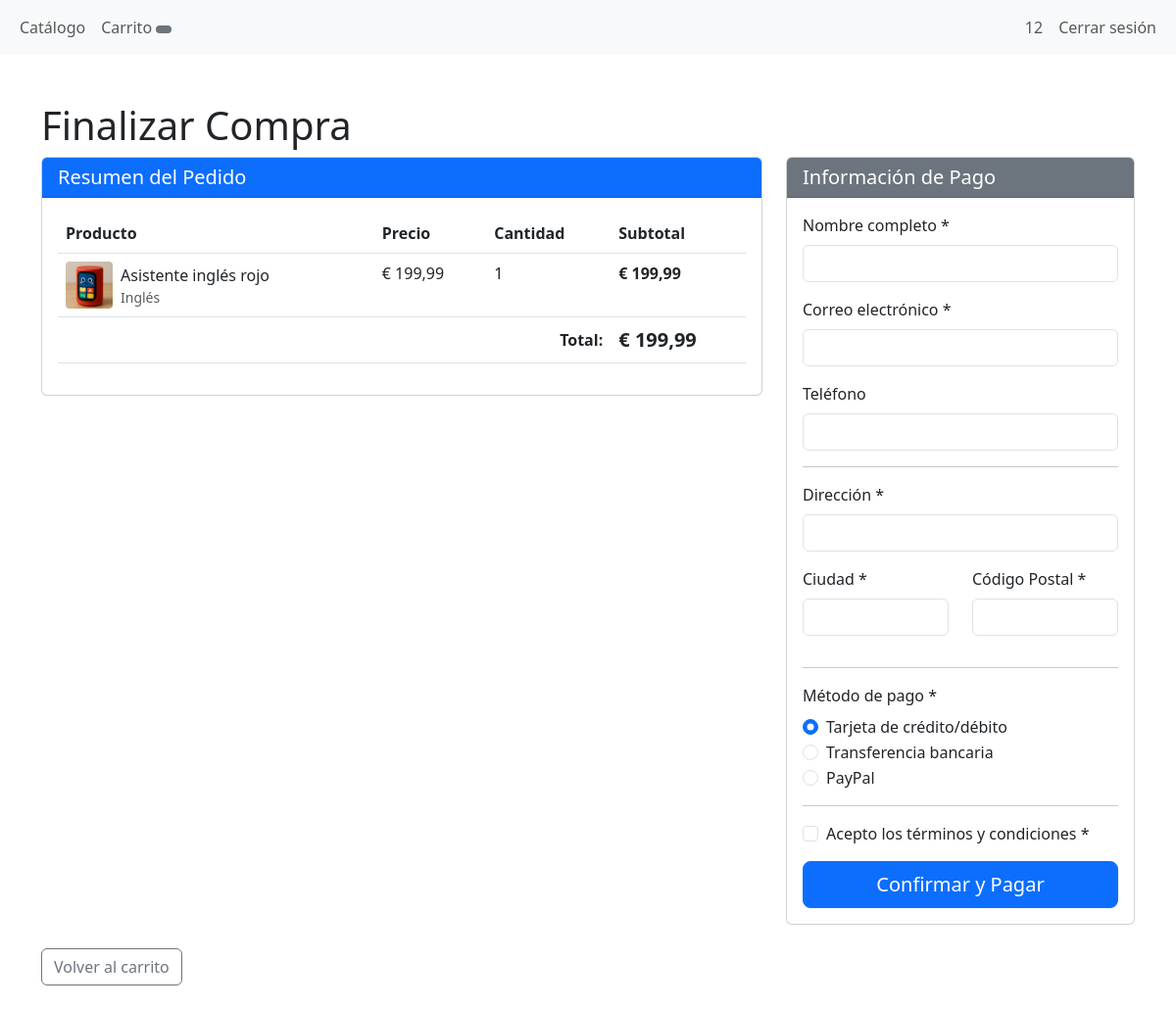
Page /checkout (signed in) on the committed database.
### tables this page shows
CREATE TABLE Items_Carrito (
            id_item INTEGER PRIMARY KEY AUTOINCREMENT,
            id_carrito INTEGER NOT NULL,
            id_producto INTEGER NOT NULL,
            cantidad INTEGER NOT NULL DEFAULT 1,
            FOREIGN KEY (id_carrito) REFERENCES Carritos(id_carrito),
            FOREIGN KEY (id_producto) REFERENCES Productos(id_producto)
        );

CREATE TABLE Productos (
            id_producto INTEGER PRIMARY KEY AUTOINCREMENT,
            nombre TEXT NOT NULL,
            descripcion TEXT,
            precio REAL NOT NULL,
            stock INTEGER NOT NULL DEFAULT 0,
            categoria TEXT,
            imagen_url TEXT
        );

### controllers/CarritoController.php (called while the page is built, shortened)
<?php
require_once __DIR__ . '/../models/Carrito.php';
require_once __DIR__ . '/../models/ItemCarrito.php';
require_once __DIR__ . '/../models/Producto.php';
class CarritoController {
    private PDO $db;
    public function __construct(PDO $db) {
        $this->db = $db;
    }
    public function checkout() {
        $userId  = $_SESSION['user_id'];
        $carrito = Carrito::getActive($this->db, $userId);
        $items   = $carrito->getItems($this->db);
        $total = $carrito->getTotal($this->db);
        include __DIR__ . '/../views/header.php';
        include __DIR__ . '/../views/checkout.php';
        include __DIR__ . '/../views/footer.php';
    }
}

### models/Carrito.php (called while the page is built, shortened)
<?php
class Carrito {
    public int $id_carrito;
    public static function getActive(PDO $db, int $userId): ?Carrito {
        $sql = "
            SELECT
                id_carrito,
                id_usuario,
                fecha_creacion,
                activo
            FROM Carritos
            WHERE id_usuario = :id_usuario AND activo = 1
            ORDER BY fecha_creacion DESC
            LIMIT 1
        ";
        $stmt = $db->prepare($sql);
        $stmt->execute(['id_usuario' => $userId]);
        $stmt->setFetchMode(PDO::FETCH_CLASS | PDO::FETCH_PROPS_LATE, self::class);
        $carrito = $stmt->fetch();
        return $carrito;
    }
    public function getItems(PDO $db): array {
        return ItemCarrito::getAllByCarrito($db, $this->id_carrito);
    }
    public function getTotal(PDO $db): float {
        $sql = "
            SELECT SUM(p.precio * ic.cantidad) as total
            FROM Items_Carrito ic
            JOIN Productos p ON ic.id_producto = p.id_producto
            WHERE ic.id_carrito = :id_carrito
        ";
        $stmt = $db->prepare($sql);
        $stmt->execute(['id_carrito' => $this->id_carrito]);
        $result = $stmt->fetch(PDO::FETCH_ASSOC);
        return $result['total'] ?? 0;
    }
}

### models/ItemCarrito.php (called while the page is built, shortened)
<?php
require_once __DIR__ . '/Producto.php';
class ItemCarrito {
    public static function getAllByCarrito(PDO $db, int $carritoId): array {
        $sql = "
            SELECT
                ic.id_item,
                ic.id_carrito,
                ic.id_producto,
                ic.cantidad,
                p.id_producto as 'producto_id',
                p.nombre,
                p.descripcion,
                p.precio,
                p.stock,
                p.categoria,
                p.imagen_url
            FROM Items_Carrito ic
            JOIN Productos p ON ic.id_producto = p.id_producto
            WHERE ic.id_carrito = :id_carrito
        ";
        $stmt = $db->prepare($sql);
        $stmt->execute(['id_carrito' => $carritoId]);
        $items = [];
        while ($row = $stmt->fetch(PDO::FETCH_ASSOC)) {
            $item = new ItemCarrito();
            $item->id_item = $row['id_item'];
            $item->id_carrito = $row['id_carrito'];
            $item->id_producto = $row['id_producto'];
            $item->cantidad = $row['cantidad'];
            $producto = new Producto();
            $producto->id_producto = $row['producto_id'];
            $producto->nombre = $row['nombre'];
            $producto->descripcion = $row['descripcion'];
            $producto->precio = $row['precio'];
            $producto->stock = $row['stock'];
            $producto->categoria = $row['categoria'];
            $producto->imagen_url = $row['imagen_url'];
            $item->producto = $producto;
            $items[] = $item;
        }
        return $items;
    }
}

### models/producto.php (called while the page is built, shortened)
<?php
class Producto {
    public float   $precio;
    public ?string $imagen_url;
    public function getPrecioFormateado(): string {
        return number_format($this->precio, 2, ',', '.');
    }
    public function getRutaImagen(): string {
        $ruta = str_replace('\\', '/', $this->imagen_url);
        if (substr($ruta, 0, 1) !== '/') {
            $ruta = '/' . $ruta;
        }
        return $ruta;
    }
}

### views/checkout.php (the view, shortened to what this page needs)
<div class="container py-4">
  <h1>Finalizar Compra</h1>
  <div class="row">
    <div class="col-lg-8">
      <div class="card mb-4">
        <div class="card-header bg-primary text-white">
          <h5 class="mb-0">Resumen del Pedido</h5>
        </div>
        <div class="card-body">
          <div class="table-responsive">
            <table class="table">
              <thead>
                <tr>
                  <th>Producto</th>
                  <th>Precio</th>
                  <th>Cantidad</th>
                  <th>Subtotal</th>
                </tr>
              </thead>
              <tbody>
                <?php foreach ($items as $item): ?>
                  <tr>
                    <td>
                      <div class="d-flex align-items-center">
                        <?php if ($item->producto->imagen_url): ?>
                          <img
                            src="<?= htmlspecialchars($item->producto->getRutaImagen()) ?>"
                            alt="<?= htmlspecialchars($item->producto->nombre) ?>"
                            class="me-2"
                            style="width:48px; height:48px; object-fit:cover; border-radius:4px;"
                          >
                        <?php endif; ?>
                        <div>
                          <?= htmlspecialchars($item->producto->nombre) ?>
                          <?php if ($item->producto->categoria): ?>
                            <small class="d-block text-muted"><?= htmlspecialchars($item->producto->categoria) ?></small>
                          <?php endif; ?>
                        </div>
                      </div>
                    </td>
                    <td>€ <?= $item->producto->getPrecioFormateado() ?></td>
                    <td><?= $item->cantidad ?></td>
                    <td class="fw-bold">
                      € <?= number_format($item->producto->precio * $item->cantidad, 2, ',', '.') ?>
                    </td>
                  </tr>
                <?php endforeach; ?>
              </tbody>
              <tfoot>
                <tr>
                  <td colspan="3" class="text-end fw-bold">Total:</td>
                  <td class="fw-bold fs-5">€ <?= number_format($total, 2, ',', '.') ?></td>
                </tr>
              </tfoot>
            </table>
          </div>
        </div>
      </div>
    </div>
    <div class="col-lg-4">
      <div class="card">
        <div class="card-header bg-secondary text-white">
          <h5 class="mb-0">Información de Pago</h5>
        </div>
        <div class="card-body">
          <form id="checkout-form" action="/confirmar-checkout" method="post">
            <div class="mb-3">
              <label for="nombre" class="form-label">Nombre completo *</label>
              <input type="text" class="form-control" id="nombre" name="nombre" required>
            </div>
            <div class="mb-3">
              <label for="email" class="form-label">Correo electrónico *</label>
              <input type="email" class="form-control" id="email" name="email" required>
            </div>
            <div class="mb-3">
              <label for="telefono" class="form-label">Teléfono</label>
              <input type="tel" class="form-control" id="telefono" name="telefono">
            </div>
            <hr>
            <div class="mb-3">
              <label for="direccion" class="form-label">Dirección *</label>
              <input type="text" class="form-control" id="direccion" name="direccion" required>
            </div>
            <div class="row">
              <div class="col-md-6 mb-3">
                <label for="ciudad" class="form-label">Ciudad *</label>
                <input type="text" class="form-control" id="ciudad" name="ciudad" required>
              </div>
              <div class="col-md-6 mb-3">
                <label for="codigo_postal" class="form-label">Código Postal *</label>
                <input type="text" class="form-control" id="codigo_postal" name="codigo_postal" required>
              </div>
            </div>
            <hr>
            <div class="mb-3">
              <label class="form-label">Método de pago *</label>
              <div class="form-check">
                <input class="form-check-input" type="radio" name="metodo_pago" id="tarjeta" value="tarjeta" checked>
                <label class="form-check-label" for="tarjeta">
                  Tarjeta de crédito/débito
                </label>
              </div>
              <div class="form-check">
                <input class="form-check-input" type="radio" name="metodo_pago" id="transferencia" value="transferencia">
                <label class="form-check-label" for="transferencia">
                  Transferencia bancaria
                </label>
              </div>
              <div class="form-check">
                <input class="form-check-input" type="radio" name="metodo_pago" id="paypal" value="paypal">
                <label class="form-check-label" for="paypal">
                  PayPal
                </label>
              </div>
            </div>
            <hr>
            <div class="form-check mb-3">
              <input class="form-check-input" type="checkbox" id="terminos" name="terminos" required>
              <label class="form-check-label" for="terminos">
                Acepto los términos y condiciones *
              </label>
            </div>
            <button type="submit" class="btn btn-primary btn-lg w-100">
              Confirmar y Pagar
            </button>
          </form>
        </div>
      </div>
    </div>
  </div>
  <div class="mt-4">
    <a href="/carrito" class="btn btn-outline-secondary">
      <i class="bi bi-arrow-left"></i> Volver al carrito
    </a>
  </div>
</div>

### rows in the picture
items_carrito: id_producto.nombre "Asistente inglés rojo", id_producto.categoria "Inglés", id_producto.precio "199,99", cantidad "1", $item->producto->precio * $item->cantidad "199,99"

### other values in the picture
$_SESSION['user_name'] "12"
$total "199,99"
